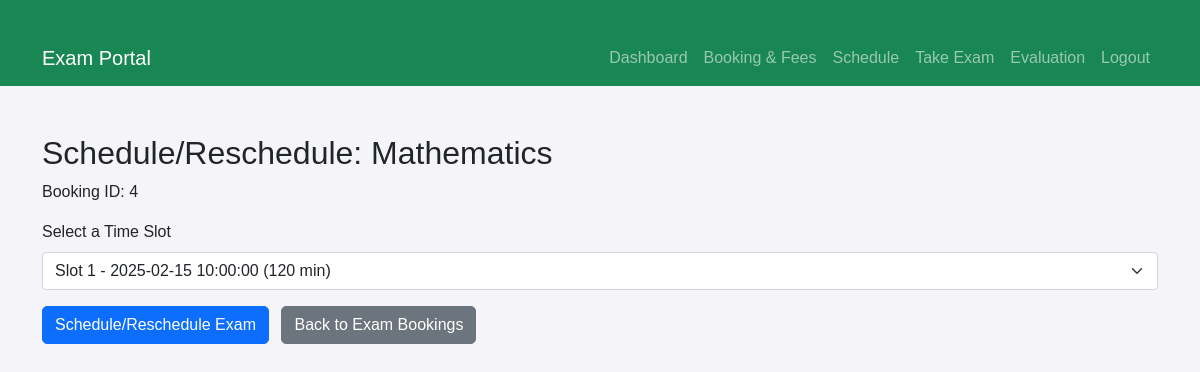
The app's page /pages/schedule.php?bookingID=4 (signed in) with its own data.
### tables this page shows
CREATE TABLE
    exam (
        Exam_ID BIGINT PRIMARY key auto_increment NOT NULL,
        name VARCHAR(25) NOT NULL,
        fees INT (10) NOT NULL DEFAULT 0
    );

CREATE TABLE
    takes_exam (
        booking_ID INT NOT NULL PRIMARY key AUTO_INCREMENT,
        Roll_number BIGINT NOT NULL,
        Exam_ID BIGINT NOT NULL,
        transaction_ID text DEFAULT NULL,
        end_time DATETIME NULL DEFAULT NULL,
        slot_ID BIGINT DEFAULT NULL,
        difficulty_counter INT NOT NULL DEFAULT 0,
        FOREIGN key (Roll_number) REFERENCES students (Roll_number) ON DELETE cascade,
        FOREIGN KEY (slot_ID) REFERENCES slot (slot_ID) ON DELETE SET NULL,
        FOREIGN KEY (Exam_ID) REFERENCES exam (Exam_ID) ON DELETE cascade
    );

### pages/schedule.php (the view, shortened to what this page needs)
<?php
require_once '../include/dbh.inc.php';
if (isset($_GET['bookingID'])) {
    $bookingID = $_GET['bookingID'];
    $stmt = $pdo->prepare("SELECT booking_ID, Exam_ID, slot_ID FROM takes_exam WHERE booking_ID = :bookingID");
    $stmt->bindParam(':bookingID', $bookingID, PDO::PARAM_INT);
    $stmt->execute();
    $booking = $stmt->fetch(PDO::FETCH_ASSOC);
    $examID = $booking['Exam_ID'];
    $currentSlotID = $booking['slot_ID'];
    $stmt = $pdo->prepare("SELECT name FROM exam WHERE Exam_ID = :examID");
    $stmt->bindParam(':examID', $examID, PDO::PARAM_INT);
    $stmt->execute();
    $examData = $stmt->fetch(PDO::FETCH_ASSOC);
    $examName = $examData ? $examData['name'] : "Exam";
    $stmt = $pdo->prepare("
        SELECT aos.slot_ID, s.start_time, s.duration
        FROM available_on_slot aos
        JOIN slot s ON aos.slot_ID = s.slot_ID
        WHERE aos.Exam_ID = :examID
    ");
    $stmt->bindParam(':examID', $examID, PDO::PARAM_INT);
    $stmt->execute();
    $slots = $stmt->fetchAll(PDO::FETCH_ASSOC);
?>
    <!DOCTYPE html>
    <html lang="en">
    <head>
        <link href="https://cdn.jsdelivr.net/npm/bootstrap@5.0.2/dist/css/bootstrap.min.css" rel="stylesheet">
        <link rel="stylesheet" href="../css/style.css">
    </head>
    <body>
        <?php include 'navbar.php'; ?>
        <div class="container mt-5">
            <h2>Schedule/Reschedule: <?php echo htmlspecialchars($examName); ?></h2>
            <p>Booking ID: <?php echo htmlspecialchars($bookingID); ?></p>
            <?php if (empty($slots)): ?>
                <p>No available time slots for this exam. Please contact the admin.</p>
                <p><a href="schedule.php" class="btn btn-secondary">Back to Exam Bookings</a></p>
            <?php else: ?>
                <form action="process_schedule.php" method="POST">
                    <div class="mb-3">
                        <label for="slotID" class="form-label">Select a Time Slot</label>
                        <select class="form-select" id="slotID" name="slotID" required>
                            <?php foreach ($slots as $slot): ?>
                                <option value="<?php echo $slot['slot_ID']; ?>" <?php if ($currentSlotID == $slot['slot_ID']) echo "selected"; ?>>
                                    <?php echo "Slot " . $slot['slot_ID'] . " - " . $slot['start_time'] . " (" . $slot['duration'] . " min)"; ?>
                                </option>
                            <?php endforeach; ?>
                        </select>
                    </div>
                    <button type="submit" class="btn btn-primary">Schedule/Reschedule Exam</button>
                    <a href="schedule.php" class="btn btn-secondary ms-2">Back to Exam Bookings</a>
                </form>
            <?php endif; ?>
        </div>
    </body>
    </html>
<?php
}
?>

### css/style.css (style rules this page uses)
body { background-color: #f4f4f9; font-family: "Arial", sans-serif; }
.container { margin-top: 30px; }
.btn { border-radius: 5px; }

### records on screen
exam: name "Mathematics"
takes_exam: slotID "Slot 1 - 2025-02-15 10:00:00 (120 min)"

### other values on screen
$bookingID "4"
